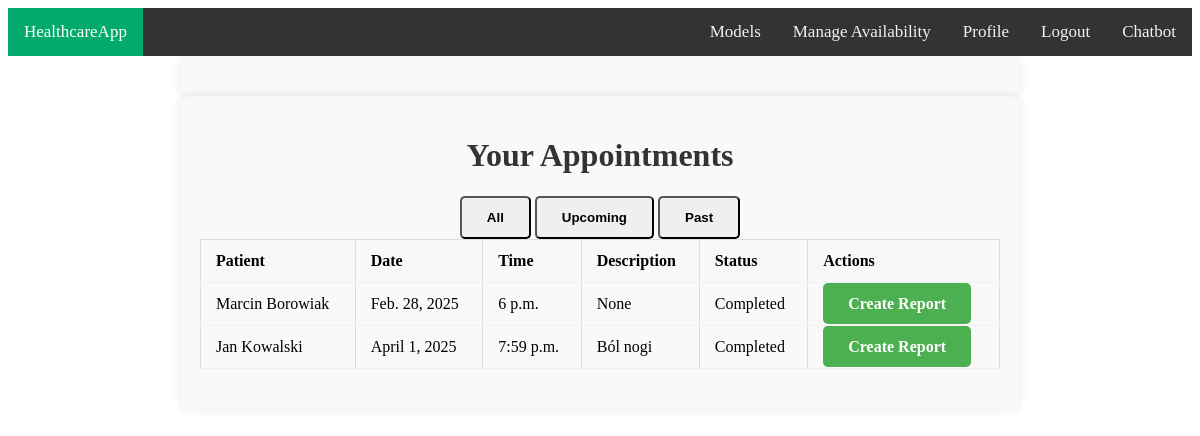
The app's page /doctors/show_appointments (signed in), older data.
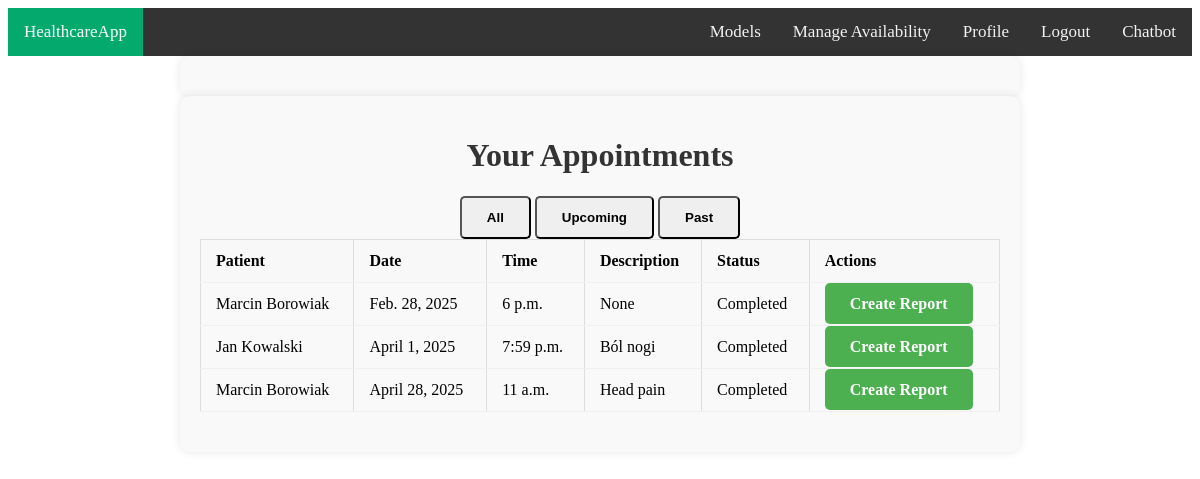
The same page, newer data.
### doctors/models.py (models this page shows, shortened)
class Appointment(models.Model):
    doctor_id=models.ForeignKey(Doctor,on_delete=models.CASCADE)
    patient_id=models.ForeignKey('patients.Patient',on_delete=models.CASCADE)
    date=models.DateField()
    time=models.TimeField()
    description=models.TextField(null=True,blank=True)

### patients/models.py (models this page shows, shortened)
class Patient(models.Model):
    user = models.OneToOneField(User, on_delete=models.CASCADE)
    pesel = models.DecimalField(max_digits=11, decimal_places=0)

### doctors/views.py (the view)
# urls.py: path('show_appointments',views.showAppointments,name='show_appointments'),
@login_required
def showAppointments(request):
    doctor = get_object_or_404(Doctor, user=request.user)
    appointments = Appointment.objects.filter(doctor_id=doctor).order_by('date', 'time')
    context = {
        'appointments': appointments,
        'today': timezone.now().date()
    }
    return render(request, 'doctors/showAppointments.html', context)

### templates/doctors/showAppointments.html (shortened to what this page needs)
{% extends "base.html" %}
{% block content %}
<div class="container">
    <h1>Your Appointments</h1>
    {% if appointments %}
        <div class="appointment-filters mb-4">
            <button class="btn btn-outline-primary filter-btn active" data-filter="all">All</button>
            <button class="btn btn-outline-primary filter-btn" data-filter="upcoming">Upcoming</button>
            <button class="btn btn-outline-primary filter-btn" data-filter="past">Past</button>
        </div>
        <div class="table-responsive">
            <table class="table table-striped">
                <thead>
                    <tr>
                        <th>Patient</th>
                        <th>Date</th>
                        <th>Time</th>
                        <th>Description</th>
                        <th>Status</th>
                        <th>Actions</th>
                    </tr>
                </thead>
                <tbody>
                    {% for appointment in appointments %}
                    <tr class="appointment-row {% if appointment.date < today %}past-appointment{% else %}upcoming-appointment{% endif %}">
                        <td>{{ appointment.patient_id.user.get_full_name }}</td>
                        <td>{{ appointment.date }}</td>
                        <td>{{ appointment.time }}</td>
                        <td>{{ appointment.description }}</td>
                        <td>
                            {% if appointment.date < today %}
                                <span class="badge bg-secondary">Completed</span>
                            {% else %}
                                <span class="badge bg-primary">Upcoming</span>
                            {% endif %}
                        </td>
                        <td>
                            {% if appointment.date >= today %}
                                <a href="{% url 'doctors:cancel_appointment' appointment.id %}" class="btn btn-danger btn-sm"
                                   onclick="return confirm('Are you sure you want to cancel this appointment?');">Cancel</a>
                            {% else %}
                                <a href="{% url 'doctors:createReport_with_patient' appointment.patient_id.id %}" class="btn btn-primary btn-sm">Create Report</a>
                            {% endif %}
                        </td>
                    </tr>
                    {% endfor %}
                </tbody>
            </table>
        </div>
    {% else %}
        <div class="alert alert-info">
            You don't have any appointments scheduled.
        </div>
    {% endif %}
</div>
{% endblock %}

Row changes from the older to the newer data that the page shows:
added Appointment: patient_id.user.get_full_name "Marcin Borowiak", date "April 28, 2025", time "11 a.m.", description "Head pain", shows "Completed", shows "Create Report"
